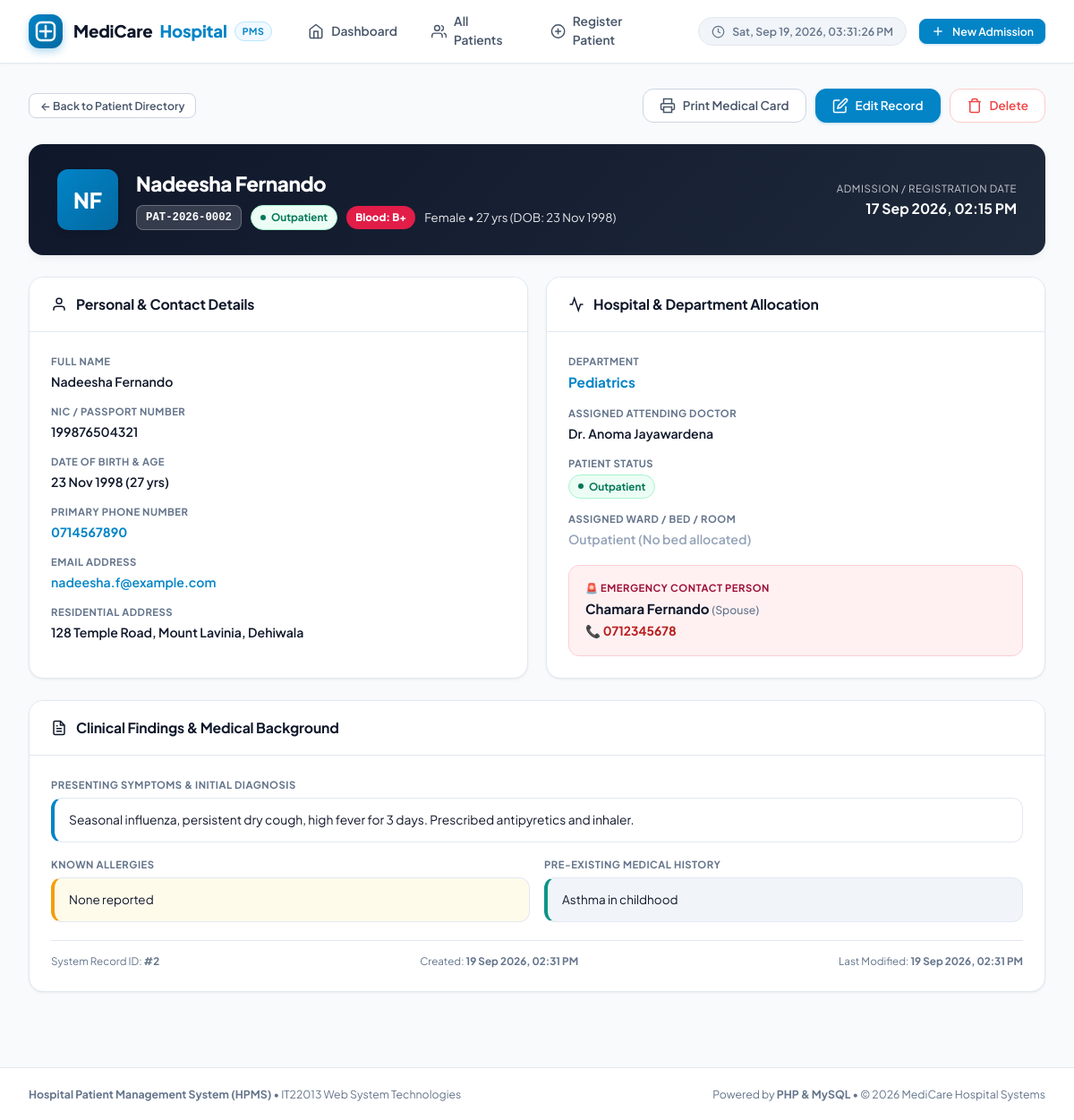
Page /view-patient.php?id=2 on the committed database.
### tables this page shows
CREATE TABLE `patients` (
  `id` INT(11) UNSIGNED NOT NULL AUTO_INCREMENT,
  `patient_code` VARCHAR(20) NOT NULL UNIQUE,
  `first_name` VARCHAR(50) NOT NULL,
  `last_name` VARCHAR(50) NOT NULL,
  `nic_passport` VARCHAR(25) NULL,
  `date_of_birth` DATE NOT NULL,
  `gender` ENUM('Male', 'Female', 'Other') NOT NULL,
  `blood_group` ENUM('A+', 'A-', 'B+', 'B-', 'AB+', 'AB-', 'O+', 'O-', 'Unknown') DEFAULT 'Unknown',
  `phone` VARCHAR(20) NOT NULL,
  `email` VARCHAR(100) NULL,
  `address` TEXT NOT NULL,
  `city` VARCHAR(50) DEFAULT 'Colombo',
  `emergency_contact_name` VARCHAR(100) NOT NULL,
  `emergency_contact_relation` VARCHAR(50) NOT NULL,
  `emergency_contact_phone` VARCHAR(20) NOT NULL,
  `department` VARCHAR(50) NOT NULL,
  `assigned_doctor` VARCHAR(100) NOT NULL,
  `admission_date` DATETIME NOT NULL DEFAULT CURRENT_TIMESTAMP,
  `patient_status` ENUM('Inpatient', 'Outpatient', 'Discharged', 'Emergency', 'Transferred') NOT NULL DEFAULT 'Outpatient',
  `room_bed_no` VARCHAR(30) NULL,
  `allergies` TEXT NULL,
  `medical_history` TEXT NULL,
  `symptoms_diagnosis` TEXT NOT NULL,
  `created_at` TIMESTAMP NOT NULL DEFAULT CURRENT_TIMESTAMP,
  `updated_at` TIMESTAMP NOT NULL DEFAULT CURRENT_TIMESTAMP ON UPDATE CURRENT_TIMESTAMP,
  PRIMARY KEY (`id`),
  INDEX `idx_patient_code` (`patient_code`),
  INDEX `idx_name` (`first_name`, `last_name`),
  INDEX `idx_phone` (`phone`),
  INDEX `idx_department` (`department`),
  INDEX `idx_status` (`patient_status`)
);

### view-patient.php (the view, shortened to what this page needs)
<?php
require_once __DIR__ . '/includes/functions.php';
$pdo = getDBConnection();
$patientId = (int)($_GET['id'] ?? 0);
$stmt = $pdo->prepare("SELECT * FROM patients WHERE id = :id LIMIT 1");
$stmt->execute([':id' => $patientId]);
$patient = $stmt->fetch();
$fullName = $patient['first_name'] . ' ' . $patient['last_name'];
$initials = strtoupper(substr($patient['first_name'], 0, 1) . substr($patient['last_name'], 0, 1));
require_once __DIR__ . '/includes/header.php';
?>
<div class="page-header no-print">
    <div>
        <a href="patients.php" class="btn btn-secondary btn-sm">
            &larr; Back to Patient Directory
        </a>
    </div>
    <div style="display: flex; gap: 10px; flex-wrap: wrap;">
        <button type="button" class="btn btn-secondary" onclick="window.print();" title="Print Medical Card">
            <svg width="18" height="18" viewBox="0 0 24 24" fill="none" stroke="currentColor" stroke-width="2">
                <polyline points="6 9 6 2 18 2 18 9"></polyline>
                <path d="M6 18H4a2 2 0 0 1-2-2v-5a2 2 0 0 1 2-2h16a2 2 0 0 1 2 2v5a2 2 0 0 1-2 2h-2"></path>
                <rect x="6" y="14" width="12" height="8"></rect>
            </svg>
            Print Medical Card
        </button>
        <a href="edit-patient.php?id=<?= $patient['id']; ?>" class="btn btn-primary" title="Edit Patient Information">
            <svg width="18" height="18" viewBox="0 0 24 24" fill="none" stroke="currentColor" stroke-width="2">
                <path d="M11 4H4a2 2 0 0 0-2 2v14a2 2 0 0 0 2 2h14a2 2 0 0 0 2-2v-7"></path>
                <path d="M18.5 2.5a2.121 2.121 0 0 1 3 3L12 15l-4 1 1-4 9.5-9.5z"></path>
            </svg>
            Edit Record
        </a>
        <button type="button"
                class="btn btn-outline-danger btn-delete-trigger"
                data-id="<?= $patient['id']; ?>"
                data-name="<?= htmlspecialchars($fullName); ?>"
                data-code="<?= htmlspecialchars($patient['patient_code']); ?>"
                title="Delete Patient Record">
            <svg width="18" height="18" viewBox="0 0 24 24" fill="none" stroke="currentColor" stroke-width="2">
                <polyline points="3 6 5 6 21 6"></polyline>
                <path d="M19 6v14a2 2 0 0 1-2 2H7a2 2 0 0 1-2-2V6m3 0V4a2 2 0 0 1 2-2h4a2 2 0 0 1 2 2v2"></path>
            </svg>
            Delete
        </button>
    </div>
</div>
<div class="patient-profile-header">
    <div class="profile-top-bar">
        <div class="profile-user-summary">
            <div class="profile-avatar-lg">
                <?= $initials; ?>
            </div>
            <div class="profile-name-area">
                <h2><?= htmlspecialchars($fullName); ?></h2>
                <div class="profile-meta-tags">
                    <span class="patient-code-badge" style="background: rgba(255,255,255,0.15); color: #ffffff; border: 1px solid rgba(255,255,255,0.25);">
                        <?= htmlspecialchars($patient['patient_code']); ?>
                    </span>
                    <?= getStatusBadge($patient['patient_status']); ?>
                    <span class="badge" style="background: #e11d48; color: #ffffff; font-weight: 800; border: none;">
                        Blood: <?= htmlspecialchars($patient['blood_group']); ?>
                    </span>
                    <span style="font-size: 0.88rem; opacity: 0.9;">
                        <?= htmlspecialchars($patient['gender']); ?> &bull; <?= calculateAge($patient['date_of_birth']); ?> (DOB: <?= formatDate($patient['date_of_birth']); ?>)
                    </span>
                </div>
            </div>
        </div>
        <div style="text-align: right;">
            <div style="font-size: 0.76rem; opacity: 0.75; text-transform: uppercase; letter-spacing: 0.6px;">Admission / Registration Date</div>
            <div style="font-size: 1.05rem; font-weight: 700; margin-top: 2px;"><?= formatDateTime($patient['admission_date']); ?></div>
        </div>
    </div>
</div>
<div class="profile-info-grid">
    <div class="card">
        <div class="card-header">
            <div class="card-title">
                <svg width="18" height="18" viewBox="0 0 24 24" fill="none" stroke="currentColor" stroke-width="2">
                    <path d="M20 21v-2a4 4 0 0 0-4-4H8a4 4 0 0 0-4 4v2"></path>
                    <circle cx="12" cy="7" r="4"></circle>
                </svg>
                Personal & Contact Details
            </div>
        </div>
        <div class="card-body">
            <div class="info-item">
                <div class="info-label">Full Name</div>
                <div class="info-value"><?= htmlspecialchars($fullName); ?></div>
            </div>
            <div class="info-item">
                <div class="info-label">NIC / Passport Number</div>
                <div class="info-value"><?= !empty($patient['nic_passport']) ? htmlspecialchars($patient['nic_passport']) : '<span style="color: var(--text-light);">Not provided</span>'; ?></div>
            </div>
            <div class="info-item">
                <div class="info-label">Date of Birth & Age</div>
                <div class="info-value"><?= formatDate($patient['date_of_birth']); ?> (<?= calculateAge($patient['date_of_birth']); ?>)</div>
            </div>
            <div class="info-item">
                <div class="info-label">Primary Phone Number</div>
                <div class="info-value">
                    <a href="tel:<?= htmlspecialchars($patient['phone']); ?>" style="color: var(--primary); font-weight: 700;">
                        <?= htmlspecialchars($patient['phone']); ?>
                    </a>
                </div>
            </div>
            <div class="info-item">
                <div class="info-label">Email Address</div>
                <div class="info-value">
                    <?php if (!empty($patient['email'])): ?>
                        <a href="mailto:<?= htmlspecialchars($patient['email']); ?>"><?= htmlspecialchars($patient['email']); ?></a>
                    <?php else: ?>
                        <span style="color: var(--text-light);">Not provided</span>
                    <?php endif; ?>
                </div>
            </div>
            <div class="info-item">
                <div class="info-label">Residential Address</div>
                <div class="info-value"><?= nl2br(htmlspecialchars($patient['address'])); ?>, <?= htmlspecialchars($patient['city'] ?? 'Colombo'); ?></div>
            </div>
        </div>
    </div>
    <div class="card">
        <div class="card-header">
            <div class="card-title">
                <svg width="18" height="18" viewBox="0 0 24 24" fill="none" stroke="currentColor" stroke-width="2">
                    <path d="M22 12h-4l-3 9L9 3l-3 9H2"></path>
                </svg>
                Hospital & Department Allocation
            </div>
        </div>
        <div class="card-body">
            <div class="info-item">
                <div class="info-label">Department</div>
                <div class="info-value" style="color: var(--primary); font-size: 1.02rem; font-weight: 700;"><?= htmlspecialchars($patient['department']); ?></div>
            </div>
            <div class="info-item">
                <div class="info-label">Assigned Attending Doctor</div>
                <div class="info-value"><?= htmlspecialchars($patient['assigned_doctor']); ?></div>
            </div>
            <div class="info-item">
                <div class="info-label">Patient Status</div>
                <div class="info-value"><?= getStatusBadge($patient['patient_status']); ?></div>
            </div>
            <div class="info-item">
                <div class="info-label">Assigned Ward / Bed / Room</div>
                <div class="info-value">
                    <?= !empty($patient['room_bed_no']) ? htmlspecialchars($patient['room_bed_no']) : '<span style="color: var(--text-light);">Outpatient (No bed allocated)</span>'; ?>
                </div>
            </div>
            <div class="emergency-contact-box" style="margin-top: 18px;">
                <div class="info-label" style="color: #9f1239;">🚨 Emergency Contact Person</div>
                <div style="font-weight: 700; font-size: 1rem; color: var(--text-primary); margin-top: 2px;">
                    <?= htmlspecialchars($patient['emergency_contact_name']); ?>
                    <span style="font-size: 0.82rem; font-weight: 500; color: var(--text-muted);">
                        (<?= htmlspecialchars($patient['emergency_contact_relation']); ?>)
                    </span>
                </div>
                <div style="font-size: 0.92rem; font-weight: 700; color: #b91c1c; margin-top: 4px;">
                    📞 <?= htmlspecialchars($patient['emergency_contact_phone']); ?>
                </div>
            </div>
        </div>
    </div>
</div>
<div class="card">
    <div class="card-header">
        <div class="card-title">
            Clinical Findings & Medical Background
        </div>
    </div>
    <div class="card-body">
        <div class="form-row">
            <div>
                <div class="info-label">Presenting Symptoms & Initial Diagnosis</div>
                <div class="medical-box" style="background: #ffffff; border-left: 4px solid var(--primary); font-size: 0.92rem;">
                    <?= nl2br(htmlspecialchars($patient['symptoms_diagnosis'])); ?>
                </div>
            </div>
        </div>
        <div class="form-row" style="margin-top: 16px;">
            <div>
                <div class="info-label">Known Allergies</div>
                <div class="medical-box" style="background: #fffbeb; border-left: 4px solid var(--warning);">
                    <?= !empty($patient['allergies']) ? nl2br(htmlspecialchars($patient['allergies'])) : '<span style="color: var(--text-muted);">No known allergies recorded.</span>'; ?>
                </div>
            </div>
            <div>
                <div class="info-label">Pre-existing Medical History</div>
                <div class="medical-box" style="background: var(--bg-muted); border-left: 4px solid var(--secondary);">
                    <?= !empty($patient['medical_history']) ? nl2br(htmlspecialchars($patient['medical_history'])) : '<span style="color: var(--text-muted);">No prior medical history on file.</span>'; ?>
                </div>
            </div>
        </div>
        <div style="display: flex; justify-content: space-between; font-size: 0.78rem; color: var(--text-muted); margin-top: 20px; padding-top: 14px; border-top: 1px solid var(--border-main);">
            <div>System Record ID: <strong>#<?= $patient['id']; ?></strong></div>
            <div>Created: <strong><?= formatDateTime($patient['created_at']); ?></strong></div>
            <div>Last Modified: <strong><?= formatDateTime($patient['updated_at']); ?></strong></div>
        </div>
    </div>
</div>
<?php require_once __DIR__ . '/includes/footer.php'; ?>

### includes/functions.php (shortened to what this page needs)
<?php
function formatDate($dateString) {
    try {
        $date = new DateTime($dateString);
        return $date->format('d M Y');
    } catch (Exception $e) {
        return $dateString;
    }
}
function formatDateTime($dateTimeString) {
    try {
        $date = new DateTime($dateTimeString);
        return $date->format('d M Y, h:i A');
    } catch (Exception $e) {
        return $dateTimeString;
    }
}
function calculateAge($dobString) {
    try {
        $dob = new DateTime($dobString);
        $today = new DateTime('today');
        $age = $dob->diff($today)->y;
        return $age . ' yrs';
    } catch (Exception $e) {
        return 'N/A';
    }
}
function getStatusBadge($status) {
    $status = trim((string)$status);
    $badgeClasses = [
        'Inpatient'   => 'badge badge-inpatient',
        'Outpatient'  => 'badge badge-outpatient',
        'Discharged'  => 'badge badge-discharged',
        'Emergency'   => 'badge badge-emergency',
        'Transferred' => 'badge badge-transferred',
    ];
    $class = $badgeClasses[$status] ?? 'badge badge-default';
    return '<span class="' . $class . '"><span class="badge-dot"></span>' . htmlspecialchars($status) . '</span>';
}

### rows in the picture
patients: initials "NF", fullName "Nadeesha Fernando", patient_code "PAT-2026-0002", patient_status "Outpatient Outpatient", blood_group "B+", gender "Female", date_of_birth "27 yrs", date_of_birth "23 Nov 1998", admission_date "17 Sep 2026, 02:15 PM", nic_passport "199876504321", phone "0714567890", email "nadeesha.f@example.com", address "128 Temple Road, Mount Lavinia", city "Dehiwala", department "Pediatrics", assigned_doctor "Dr. Anoma Jayawardena", emergency_contact_name "Chamara Fernando", emergency_contact_relation "Spouse", emergency_contact_phone "0712345678", symptoms_diagnosis "Seasonal influenza, persistent dry cough, high fever for 3 days. Prescribed antipyretics and inhaler.", allergies "None reported", medical_history "Asthma in childhood", id "2", created_at "19 Sep 2026, 02:31 PM", updated_at "19 Sep 2026, 02:31 PM"
